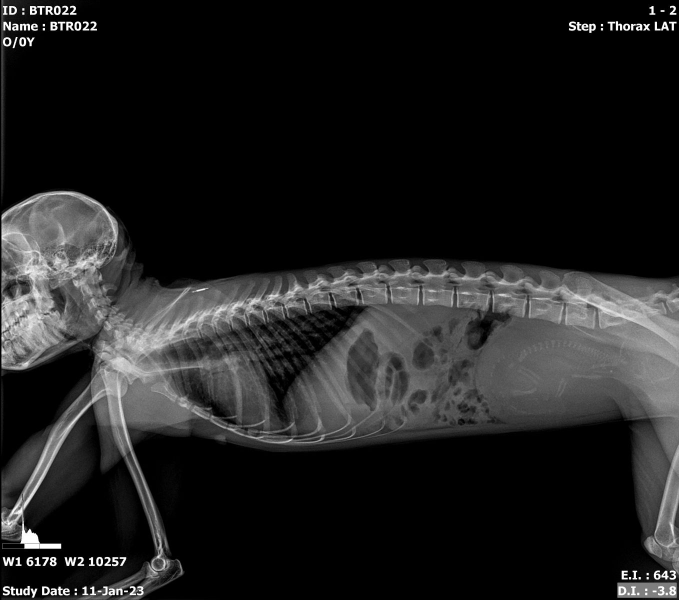
#> input picture Project/BTR022.jpg, 1358 x 1200 px (shown at 1/2 size)
$ python -i main.py   (imports and definitions only)
#> lines starting #> are read from the running program, lines starting #| are printed output that depends on the picture
#> further down, picture is the input picture: shape (1200, 1358); min 0, max 255, mean 32.5
import cv2
import matplotlib.pyplot as plt
import numpy as np
import os

# ------------------ Image Preprocessing ------------------ #
def smooth(image, blur_strength=15):
    # Ensure kernel size is odd and at least 1
#> called with blur_strength = 15
    k_size = int(blur_strength)
    if k_size % 2 == 0:
        k_size += 1
    if k_size < 1:
        k_size = 1

    clahe = cv2.createCLAHE(clipLimit=2.0, tileGridSize=(8, 8))
    clahe_image = clahe.apply(image)
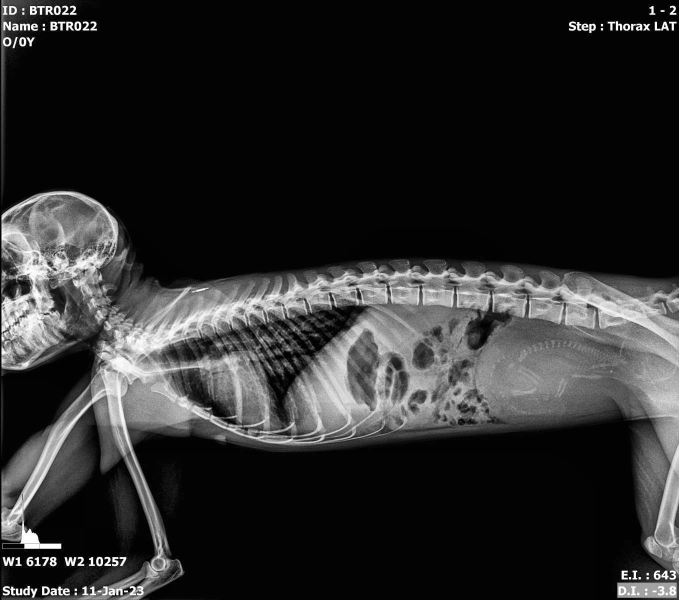
#> clahe_image: shape (1200, 1358) (shown at 1/2 size); min 1, max 255, mean 44
    image_float = clahe_image.astype(np.float32)

    # Use the user-defined k_size for the main blurs
    smoothed = cv2.GaussianBlur(image_float, (k_size, k_size), 4.0)
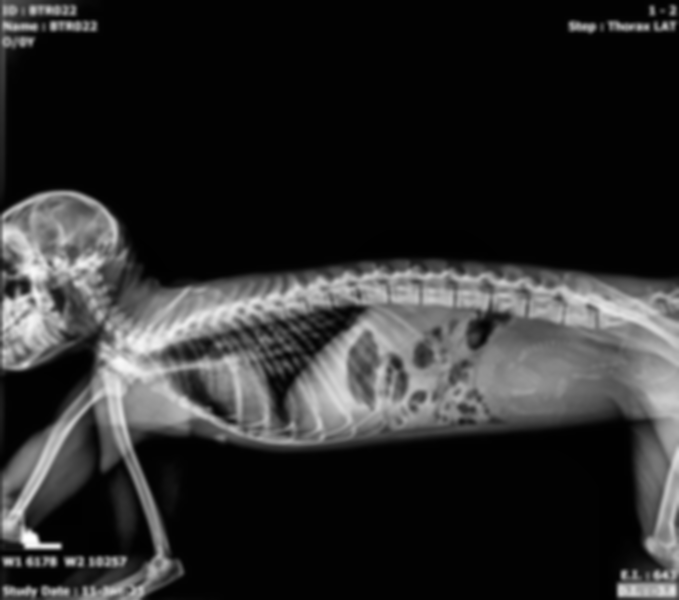
#> smoothed: shape (1200, 1358) float32 (shown at 1/2 size); min 2, max 254.4, mean 44

    # We scale the secondary blur slightly smaller than the main one
    k_size_secondary = max(3, k_size - 4)
    if k_size_secondary % 2 == 0: k_size_secondary += 1

    smoothed = cv2.GaussianBlur(smoothed, (k_size_secondary, k_size_secondary), 3.0)
    smoothed_uint8 = smoothed.astype(np.uint8)

    smoothed = cv2.medianBlur(smoothed_uint8, k_size) # Use user k_size here too
    smoothed = cv2.medianBlur(smoothed, k_size_secondary)

    # Bilateral filter helps keep edges sharp while smoothing noise
    smoothed = cv2.bilateralFilter(smoothed, 31, 200, 200)
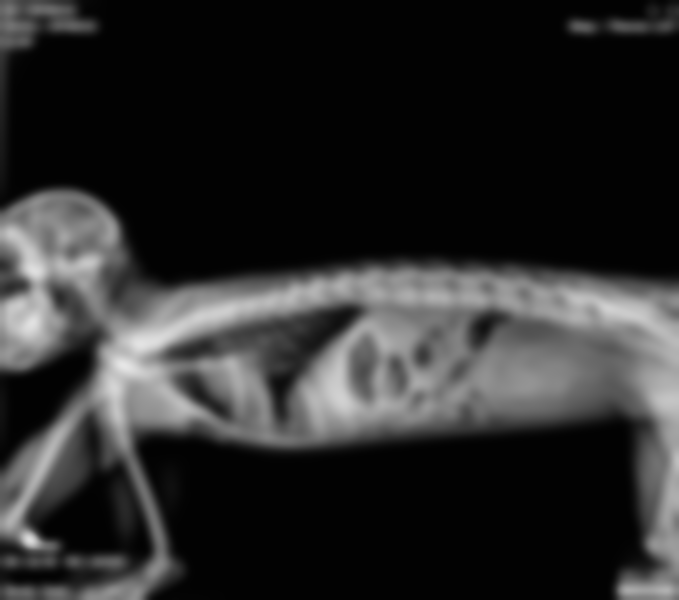
#> smoothed: shape (1200, 1358) (shown at 1/2 size); min 2, max 230, mean 43

    # Final smoothing
    final_k = max(3, k_size - 6)
    if final_k % 2 == 0: final_k += 1
    smoothed = cv2.GaussianBlur(smoothed.astype(np.float32), (final_k, final_k), 2.5)

    return smoothed.astype(np.uint8), clahe_image

# [228 lines left out: functions crop, find_dark, merge, postprocess_mask, calculate_masked_average, region_gradient and 2 more, not called in this run]

# ------------------ Example Usage (แก้ไข Loop) ------------------ #
# [35 lines not run here, left out]

>>> import cv2
>>> picture = cv2.imread('BTR022.jpg', cv2.IMREAD_GRAYSCALE)
>>> result = smooth(picture)
